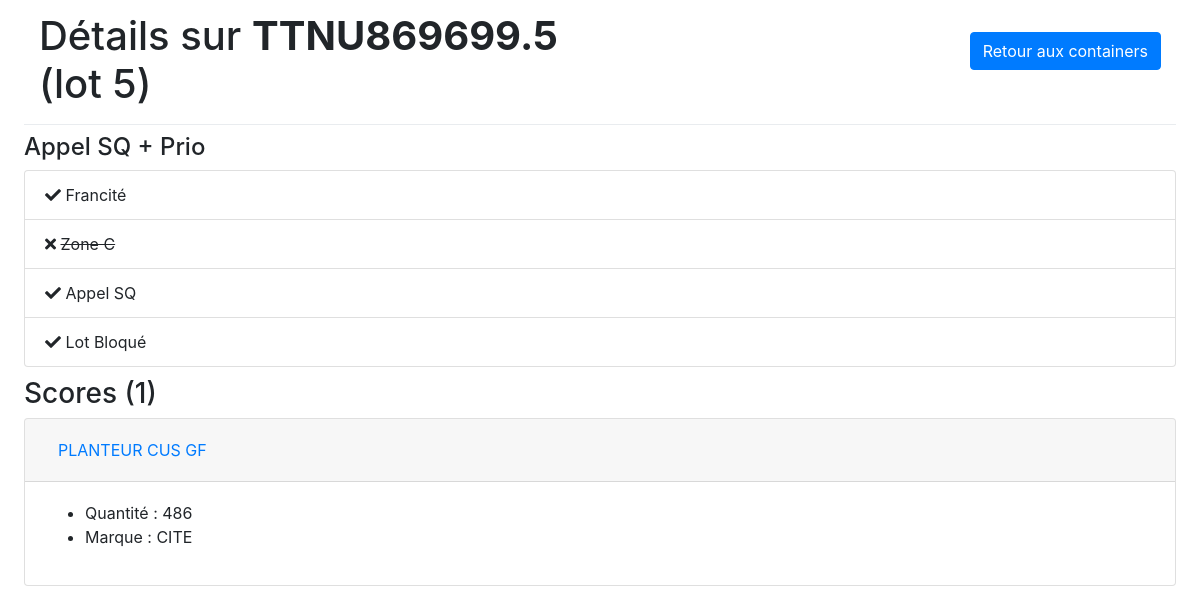
/SmartFreshApp/search/5/, run on the app's committed database.
### SmartFreshApp/models.py (models this page shows, shortened)
class Container(models.Model):
    numLot = models.IntegerField(default=0, primary_key=True, verbose_name="Numéro du lot")
    numContainer = models.CharField(max_length=12, verbose_name="Numéro du container")
    isSQ = models.BooleanField(default=False, verbose_name="SQ")
    isC = models.BooleanField(default=False, verbose_name="Zone C")
    isF = models.BooleanField(default=False, verbose_name="Francité")
    isBloque = models.BooleanField(default=False, verbose_name="Lot bloqué")
    commentaires = models.CharField(max_length=128, blank=True, null=True, verbose_name="Commentaires")
    betterNumContainer = models.IntegerField(default=0, verbose_name="Numéro du container en version chiffre")

class Score(models.Model):
    idScore = models.IntegerField(default=0, primary_key=True, verbose_name="ID du score")
    tonnage = models.CharField(max_length=12, verbose_name="Tonnage")
    depotage = models.CharField(max_length=20, verbose_name="Dépotage")
    container = models.CharField(max_length=12, verbose_name="Numéro du container")
    marque = models.CharField(max_length=8, verbose_name="Marque")
    produit = models.CharField(max_length=32, verbose_name="Produit")
    qteAnnonce = models.IntegerField(default=0, verbose_name="Qté Annoncée")
    numLot = models.IntegerField(default=0, verbose_name="Numéro du lot")
    gestion = models.CharField(max_length=128, blank=True, null=True, verbose_name="Gestion")
    prio = models.CharField(max_length=128, blank=True, null=True, verbose_name="prio")
    info = models.CharField(max_length=128, blank=True, null=True, verbose_name="info")
    resultat = models.CharField(max_length=128, blank=True, null=True, verbose_name="Résultat")
    mdc = models.CharField(max_length=128, blank=True, null=True, verbose_name="MDC")
    ncc = models.CharField(max_length=128, blank=True, null=True, verbose_name="NC/C")

### SmartFreshApp/views.py (the view)
# urls.py: path('search/<int:container_id>/', views.container, name='container'),
def container(request, container_id):
    try:
        c = Container.objects.get(numLot=container_id)
        s = Score.objects.filter(numLot=c.numLot)
        template = loader.get_template('SmartFreshApp/detailsContainer.html')
        context = {
            'c': c,
            's': s,
        }
        output = template.render(context, request)
    except Exception:
        output = "No container with numLot = " + str(container_id)
    return HttpResponse(output)

### SmartFreshApp/templates/SmartFreshApp/detailsContainer.html (shortened to what this page needs)
{% load static %}
<html>
<head>
    <link rel="stylesheet" href="https://stackpath.bootstrapcdn.com/bootstrap/4.4.1/css/bootstrap.min.css">
    <link rel="stylesheet" type="text/css" href="{% static 'style.css' %}">
    <link rel="stylesheet" href="https://use.fontawesome.com/releases/v5.7.0/css/all.css">
</head>
<body>
{% if c %}
     <div class="container-fluid">
        <div class="row">
            <div class="col">
                <h1>Détails sur <strong>{{c.numContainer}}</strong> (lot {{ c.numLot }})</h1>
            </div>
            <div class="col" style="text-align: right">
                <a class="btn btn-primary" href="/SmartFreshApp/" style="margin-top: 20px">Retour aux containers</a>
            </div>
        </div>
     </div>
    <div class="dropdown-divider"></div>
    <h4> {% if c.commentaires %} {{c.commentaires}} {% endif %} </h4>
    <ul class="list-group custom-list" style="margin-bottom: 10px">
        <li class="list-group-item">
            {% if c.isF %}
                <i class="fas fa-check"></i>
                Francité
            {% else %}
                <i class="fas fa-times"></i>
                <span style="text-decoration: line-through;">Francité</span>
            {% endif %}
        </li>
        <li class="list-group-item">
            {% if c.isC %}
                <i class="fas fa-check"></i>
                Zone C
            {% else %}
                <i class="fas fa-times"></i>
                <span style="text-decoration: line-through;">Zone C</span>
            {% endif %}
        </li>
        <li class="list-group-item">
            {% if c.isSQ %}
                <i class="fas fa-check"></i>
                Appel SQ
            {% else %}
                <i class="fas fa-times"></i>
                <span style="text-decoration: line-through;">Appel SQ</span>
            {% endif %}
        </li>
        <li class="list-group-item">
            {% if c.isBloque %}
                <i class="fas fa-check"></i>
                Lot Bloqué
            {% else %}
                <i class="fas fa-times"></i>
                <span style="text-decoration: line-through;">Lot Bloqué</span>
            {% endif %}
        </li>
    </ul>
    <h3> Scores {% if s %} ({{ s.count }}) {% endif %}</h3>
    {% if s %}
        <div class="accordion" id="accordionExample">
            {% for score in s %}
                <div class="card">
                    <div class="card-header" id="heading{{score.idScore}}">
                        <h2 class="mb-0">
                            <button class="btn btn-link" type="button" data-toggle="collapse" data-target="#collapse{{score.idScore}}" aria-expanded="false" aria-controls="collapse{{score.idScore}}">
                                {{ score.produit }}
                            </button>
                        </h2>
                    </div>
                    <div id="collapse{{score.idScore}}" class="collapse show" aria-labelledby="heading{{score.idScore}}" data-parent="#accordionExample">
                        <div class="card-body">
                            <ul>
                                <li>Quantité : {{score.qteAnnonce}}</li>
                                <li>Marque : {{ score.marque }}</li>
                            </ul>
                        </div>
                    </div>
                </div>
                </div>
            {% endfor %}
    {% else %}
        <p>Aucun score pour ce container.</p>
    {% endif %}
{% else %}
    <p>Aucun container.</p>
{% endif %}
</body>
</html>

### SmartFreshApp/templates/SmartFreshApp/css/style.css (style rules this page uses)
body { margin: 1% 2%; }

### data on the page
Container: numContainer "TTNU869699.5", numLot "5", commentaires "Appel SQ + Prio"
Score: produit "PLANTEUR CUS GF", qteAnnonce "486", marque "CITE"

### other printed values
{{ s.count }} "1"
